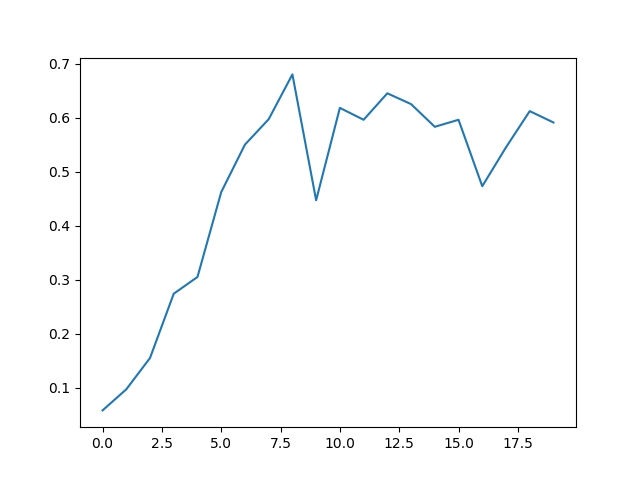

Generate this figure with Python:
import gym
import numpy as np
import matplotlib.pylab as plt

env = gym.make("FrozenLake-v0")
n_obs = env.observation_space.n
n_act = env.action_space.n
q = np.zeros([n_obs, n_act])
epoch_cnt = 20000
max_steps = 200
epsilon = 0.001
gamma = 0.9
alpha = 0.9

rewards = np.zeros(epoch_cnt)
for epoch in range(epoch_cnt):
    pobs = env.reset()
    done = False
    for step in range(max_steps):
        pact = np.argmax(q[pobs, :])
        pact = np.random.choice(np.where(q[pobs, :] == q[pobs, pact])[0])
        if np.random.rand() <= epsilon:
            pact = env.action_space.sample()
        obs, reward, done, _ = env.step(pact)  # return observation, reward, done, info
        if not done:
            q[pobs, pact] += alpha * (reward - q[pobs, pact] + gamma * np.max(q[obs, :]))
        else:
            q[pobs, pact] += alpha * (reward - q[pobs, pact])
        pobs = obs
        rewards[epoch] = reward
        if done:
            break
rates = np.average(rewards.reshape([epoch_cnt // 1000, 1000]), axis=1)
plt.plot(rates)
plt.savefig("result.png")
